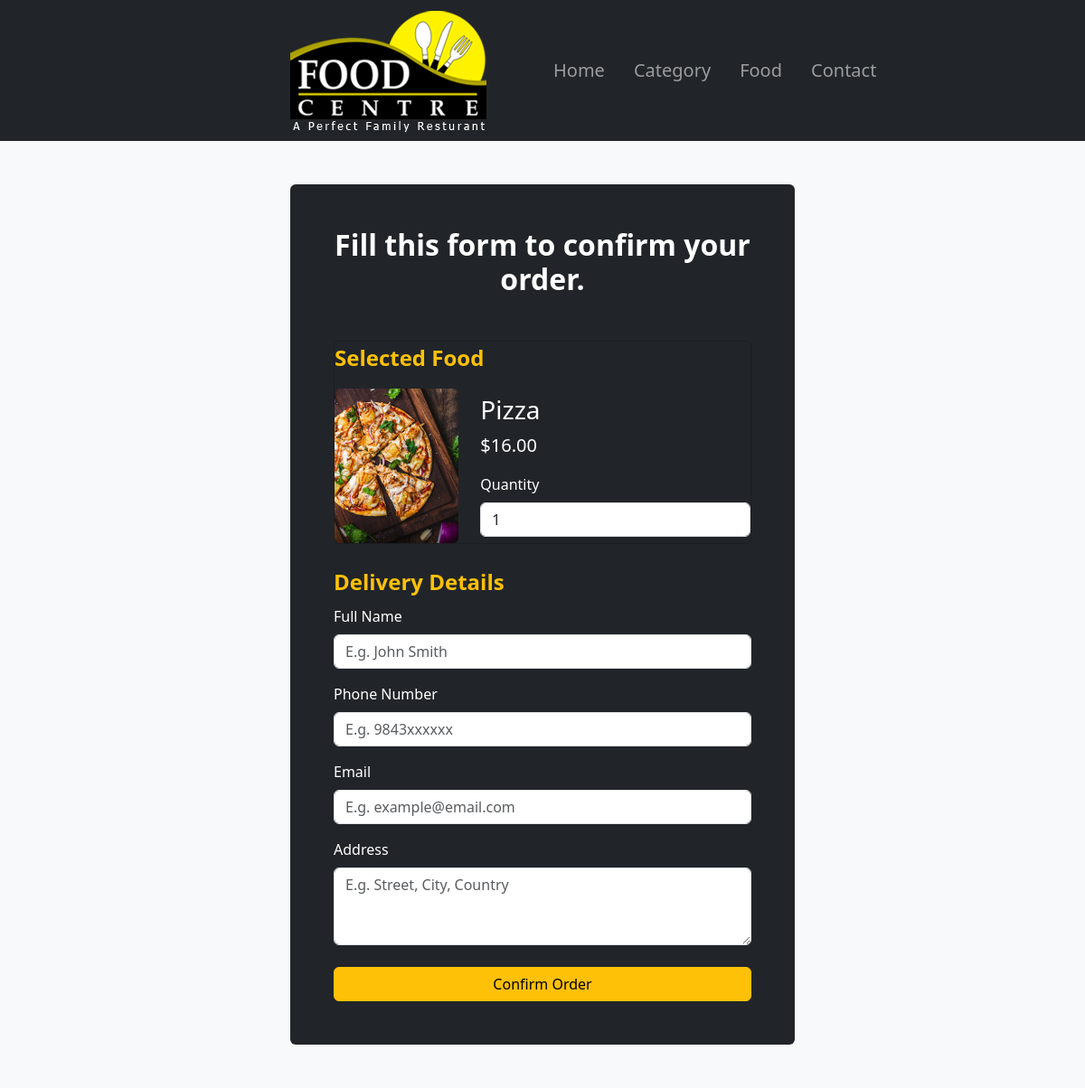
Page /order.php?food_id=8 on the committed database.
### tables this page shows
CREATE TABLE `tbl_food` (
  `id` int(11) UNSIGNED NOT NULL,
  `title` varchar(100) NOT NULL,
  `description` text NOT NULL,
  `price` decimal(10,2) NOT NULL,
  `image_name` varchar(255) NOT NULL,
  `category_id` int(11) UNSIGNED NOT NULL,
  `featured` varchar(10) NOT NULL,
  `active` varchar(10) NOT NULL
);

### order.php (the view, shortened to what this page needs)
<?php include "./partials-front/menu.php" ?>
<?php
if (isset($_GET['food_id'])) {
    $food_id = $_GET['food_id'];
    $sql = "SELECT * FROM tbl_food WHERE id = $food_id";
    $res = mysqli_query($conn, $sql);
    $count = mysqli_num_rows($res);
    if ($count == 1) {
        $row = mysqli_fetch_assoc($res);
        $title = $row['title'];
        $price = $row['price'];
        $image_name = $row['image_name'];
    } else {
        header("location:" . SITEURL);
    }
} else {
    header("location:" . SITEURL);
}
?>
<section class="bg-body-tertiary py-5">
    <div class="container">
        <form action="" method="post" class="bg-dark col-6 mx-auto rounded p-5">
            <h2 class="text-center text-white mb-5 fw-semibold">Fill this form to confirm your order.</h2>
            <div class="card mx-auto text-bg-dark">
                <label class="mb-3 fs-4 text-warning fw-semibold">Selected Food</label>
                <div class="row align-items-center justify-content-center">
                    <div class="col-md-4">
                        <?php if ($image_name == "") {
                            echo "<div class='error'>Image not available!</div>";
                        } else {
                        ?>
                            <img src="<?php echo SITEURL ?>images/food/<?php echo $image_name ?>" alt="<?php echo $image_name ?>" class="img-fluid rounded">
                        <?php } ?>
                    </div>
                    <div class="col-md-8">
                        <h3><?php echo $title ?></h3>
                        <p class="fs-5">$<?php echo $price ?></p>
                        <div class="mb-2">Quantity</div>
                        <input type="number" name="qty" class="form-control" value="1" required>
                    </div>
                </div>
            </div>
            <div class="mx-auto bg-dark rounded-bottom text-white">
                <label class="mb-2 mt-4 fs-4 text-warning fw-semibold">Delivery Details</label>
                <div class="mb-3">
                    <label for="full-name" class="form-label">Full Name</label>
                    <input type="text" class="form-control" id="full-name" name="full-name" placeholder="E.g. John Smith" required>
                </div>
                <div class="mb-3">
                    <label for="phone-number" class="form-label">Phone Number</label>
                    <input type="tel" class="form-control" id="phone-number" name="contact" placeholder="E.g. 9843xxxxxx" required>
                </div>
                <div class="mb-3">
                    <label for="email" class="form-label">Email</label>
                    <input type="email" class="form-control" id="email" name="email" placeholder="E.g. example@email.com" required>
                </div>
                <div class="mb-4">
                    <label for="address" class="form-label">Address</label>
                    <textarea class="form-control" id="address" name="address" rows="3" placeholder="E.g. Street, City, Country" required></textarea>
                </div>
                <input type="submit" name="submit" class="btn btn-warning w-100" value="Confirm Order">
            </div>
        </form>
        <?php
        if (isset($_POST['submit'])) {
            $food = $_POST['food'];
            $price = $_POST['price'];
            $qty = $_POST['qty'];
            $total = $price * $qty;
            $order_date = date("y-m-d h:i:sa");
            $status = "Ordered";
            $customer_name = $_POST['full-name'];
            $customer_contact = $_POST['contact'];
            $customer_email = $_POST['email'];
            $customer_address = $_POST['address'];
            $sql2 = "INSERT INTO tbl_order SET food = '$food', price = $price, qty = $qty, total = $total, order_date = '$order_date', status = '$status', customer_name = '$customer_name', customer_contact = '$customer_contact', customer_email = '$customer_email', customer_address = '$customer_address'";
            $res2 = mysqli_query($conn, $sql2);
            if ($res2 == true) {
                $_SESSION['order'] = "<div class='alert fs-5 mx-auto col-10 alert-success text-center'>Food ordered successfully</div>";
                header("location:" . SITEURL);
            } else {
                $_SESSION['order'] = "<div class='alert fs-5 mx-auto col-10 alert-danger text-center'>Failed to order food!</div>";
                header("location:" . SITEURL);
            }
        } else {
            exit;
        }
        ?>

### rows in the picture
tbl_food: image_name (picture), title "Pizza", price "16.00"
